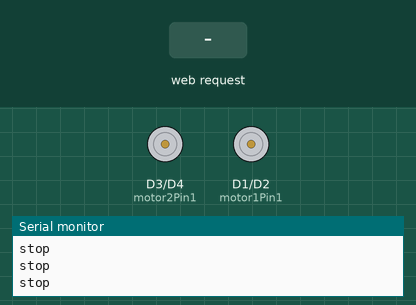
The sketch below on a simulated ESP8266 (NodeMCU). On the bench: motor-driver pin pairs drawn as motors (green arrow = first pin HIGH = forward, orange = second pin HIGH = backward, longer = more drive), the last lines printed to the serial monitor. Inputs (shaded band) come from the test bench. WiFi joins after 1.5 s; servers stay silent unless stated.

Above: at 3.3 s.
3.4 s: HTTP request GET /left received
At 3.8 s:
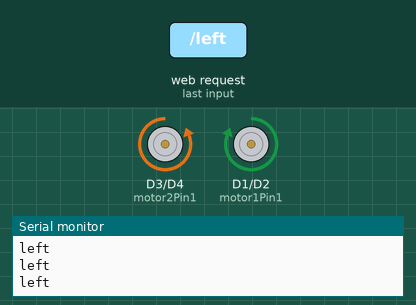
4.9 s: HTTP request GET /forward received
At 6.1 s:
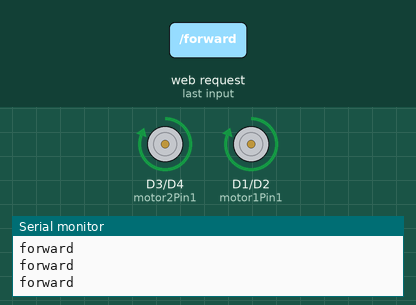
6.4 s: HTTP request GET /right received
At 7.6 s:
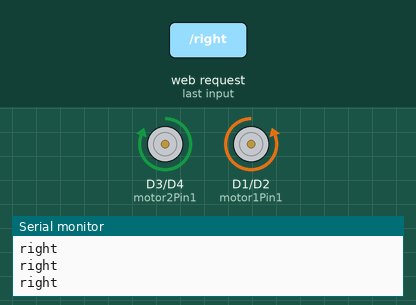
7.9 s: HTTP request GET /backward received
At 8.8 s:
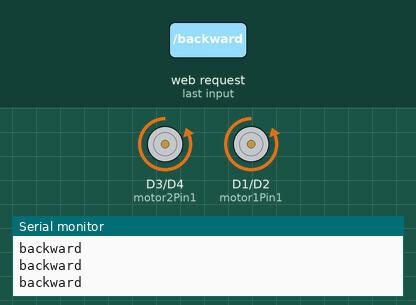
Timing chart, 0 to 10.4 s (numbered marks = the images above; inputs shaded):
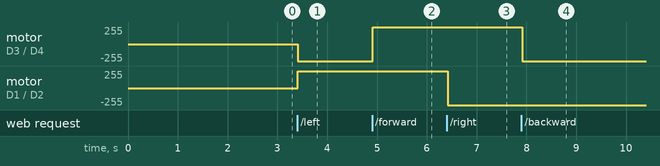

Measured:
- after the input at 3.4 s, motor on D3 (motor2Pin1) / D4 (motor2Pin2): stopped → backward 255/255 at once; motor on D1 (motor1Pin1) / D2 (motor1Pin2): stopped → forward 255/255 at once
- after the input at 4.9 s, motor on D3 (motor2Pin1) / D4 (motor2Pin2): backward 255/255 → forward 255/255 at once
- after the input at 6.4 s, motor on D1 (motor1Pin1) / D2 (motor1Pin2): forward 255/255 → backward 255/255 at once
- after the input at 7.9 s, motor on D3 (motor2Pin1) / D4 (motor2Pin2): forward 255/255 → backward 255/255 at once

The sketch:

my_new_car_updated_1_1.ino
```cpp
#include <ESP8266WiFi.h>
#include <ESP8266WebServer.h>

/* Put your SSID & Password */
const char *ssid = "realme 3 Pro";   // Enter SSID here
const char *password = "pineapple";  // Enter Password here

/* Put IP Address details */
// IPAddress local_ip(192, 168, 1, 1);
// IPAddress gateway(192, 168, 1, 1);
// IPAddress subnet(255, 255, 255, 0);

ESP8266WebServer server(80);

// Motor Pins
const int motor1Pin1 = D1;  // Motor right input 1
const int motor1Pin2 = D2;  // Motor right input 2
const int motor2Pin1 = D3;  // Motor left input 1
const int motor2Pin2 = D4;  // Motor left input 2
                            // const int enablePin1 = D5;  // Motor 1 enable pin
// const int enablePin2 = D6;  // Motor 2 enable pin

bool LED1status = LOW;
bool LED2status = LOW;
bool LED3status = LOW;
bool LED4status = LOW;
bool LED5status = LOW;


// Function to move the car forward
void moveForward() {
  digitalWrite(motor1Pin1, HIGH);
  digitalWrite(motor1Pin2, LOW);
  digitalWrite(motor2Pin1, HIGH);
  digitalWrite(motor2Pin2, LOW);
  Serial.println("forward");
  // delay(50);
  // analogWrite(enablePin1, 255);  // Set motor 1 speed to maximum
  // analogWrite(enablePin2, 255);  // Set motor 2 speed to maximum
}
// Function to move the car backward
void moveBackward() {
  digitalWrite(motor1Pin1, LOW);
  digitalWrite(motor1Pin2, HIGH);
  digitalWrite(motor2Pin1, LOW);
  digitalWrite(motor2Pin2, HIGH);
  Serial.println("backward");
  // delay(50);
  // stopCar();
  // delay(50);
  // analogWrite(enablePin1, 255);  // Set motor 1 speed to maximum
  // analogWrite(enablePin2, 255);  // Set motor 2 speed to maximum
}
// Function to move the car right
void moveRight() {
  digitalWrite(motor1Pin1, LOW);
  digitalWrite(motor1Pin2, HIGH);
  digitalWrite(motor2Pin1, HIGH);
  digitalWrite(motor2Pin2, LOW);
  // delay(50);
  // stopCar();
  // delay(50);
  Serial.println("right");
  // analogWrite(enablePin1, 255);  // Set motor 1 speed to maximum
  // analogWrite(enablePin2, 255);  // Set motor 2 speed to maximum
}
// Function to move the car left
void moveLeft() {
  digitalWrite(motor1Pin1, HIGH);
  digitalWrite(motor1Pin2, LOW);
  digitalWrite(motor2Pin1, LOW);
  digitalWrite(motor2Pin2, HIGH);
  // delay(50);
  // stopCar();
  // delay(50);
  Serial.println("left");
  // analogWrite(enablePin1, 255);  // Set motor 1 speed to maximum
  // analogWrite(enablePin2, 255);  // Set motor 2 speed to maximum
}
// Function to stop the car
void stopCar() {
  digitalWrite(motor1Pin1, LOW);
  digitalWrite(motor1Pin2, LOW);
  digitalWrite(motor2Pin1, LOW);
  digitalWrite(motor2Pin2, LOW);
  Serial.println("stop");
  // analogWrite(enablePin1, 0);  // Set motor 1 speed to 0
  // analogWrite(enablePin2, 0);  // Set motor 2 speed to 0
}

void setup() {
  Serial.begin(9600);
  // Set motor control pins as output
  pinMode(motor1Pin1, OUTPUT);
  pinMode(motor1Pin2, OUTPUT);
  pinMode(motor2Pin1, OUTPUT);
  pinMode(motor2Pin2, OUTPUT);
  // pinMode(enablePin1, OUTPUT);
  // pinMode(enablePin2, OUTPUT);

  // Initialize motors to stop
  stopCar();

  WiFi.begin(ssid, password);
  while (WiFi.status() != WL_CONNECTED) {
    delay(1000);
    Serial.print(".");
  }
  Serial.println("");
  Serial.println("wifi connected...!");
  Serial.print("got ip: ");
  Serial.print(WiFi.localIP());
  delay(100);

  server.on("/", handle_OnConnect);
  server.on("/left", handle_left);
  server.on("/forward", handle_forward);
  server.on("/right", handle_right);
  server.on("/stop", handle_stop);
  server.on("/backward", handle_backward);
  server.onNotFound(handle_NotFound);

  server.begin();
  Serial.println("HTTP server started");
}
void loop() {
  server.handleClient();
  if (LED1status) {
    moveForward();
  } else if (LED2status) {
    moveBackward();
  } else if (LED3status) {
    moveLeft();
  } else if (LED4status) {
    moveRight();
  } else {
    stopCar();
  }
}

void handle_OnConnect() {
  LED5status = HIGH;
  LED1status = LOW;
  LED2status = LOW;
  LED3status = LOW;
  LED4status = LOW;
  Serial.println("stop");
  server.send(200, "text/html", SendHTML());
}

void handle_left() {

  LED3status = HIGH;
  LED5status = LOW;
  LED2status = LOW;
  LED1status = LOW;
  LED4status = LOW;
  Serial.println("Left");
  server.send(200, "text/html", SendHTML());
}

void handle_forward() {
  LED1status = HIGH;
  LED5status = LOW;
  LED2status = LOW;
  LED3status = LOW;
  LED4status = LOW;
  Serial.println("forward");
  server.send(200, "text/html", SendHTML());
}

void handle_right() {
  LED4status = HIGH;
  LED1status = LOW;
  LED2status = LOW;
  LED3status = LOW;
  LED5status = LOW;
  Serial.println("Right");
  server.send(200, "text/html", SendHTML());
}

void handle_backward() {
  LED2status = HIGH;
  LED1status = LOW;
  LED5status = LOW;
  LED3status = LOW;
  LED4status = LOW;
  Serial.println("backward");
  server.send(200, "text/html", SendHTML());
}

void handle_stop() {
  LED5status = HIGH;
  LED1status = LOW;
  LED2status = LOW;
  LED3status = LOW;
  LED4status = LOW;
  Serial.println("stop");
  server.send(200, "text/html", SendHTML());
}

void handle_NotFound() {
  server.send(404, "text/plain", "Not found");
}

String SendHTML() {
  String ptr = "<!DOCTYPE html> <html>\n";
  ptr += "<head><meta name=\"viewport\" content=\"width=device-width, initial-scale=1.0, user-scalable=no\">\n";
  ptr += "<title>CAR Control</title>\n";
  ptr += "<style>html { font-family: Helvetica; display: inline-block; margin: 0px auto; text-align: center;}\n";
  ptr += "body{margin-top: 50px;} h1 {color: #444444;margin: 50px auto 30px;} h3 {color: #444444;margin-bottom: 50px;}\n";
  ptr += ".button {display: block;width: 80px;background-color: #1abc9c;border: none;color: white;padding: 13px 30px;text-decoration: none;font-size: 25px;margin: 0px auto 35px;cursor: pointer;border-radius: 4px;}\n";
  ptr += ".button-mid {display:inline ;width: 80px;background-color: #1abc9c;border: none;color: white;padding: 13px 30px;text-decoration: none;font-size: 25px;margin: 20px;margin-bottom: 25px;margin-top: 25px; auto 35px;cursor: pointer;border-radius: 4px;}\n";
  ptr += ".button-off {background-color: #34495e;}\n";
  ptr += ".button-off:active {background-color: #2c3e50;}\n";
  ptr += "p {font-size: 14px;color: #888;margin-bottom: 10px;}\n";
  ptr += "</style>\n";
  ptr += "   <script>\n";
  ptr += "  function sendLinkForward()\n";
  ptr += "   {\n";
  ptr += "   window.location.href = \"/forward\"; \n";
  ptr += "   }\n";
  ptr += "   function sendLinkBackWard()\n";
  ptr += "  {\n";
  ptr += "    window.location.href = \"/backward\"; \n";
  ptr += "   }\n";
  ptr += "   function sendLinkLeft()\n";
  ptr += "   {\n";
  ptr += "    window.location.href = \"/left\"; \n";
  ptr += "   }\n";
  ptr += "   function sendLinkLeft()\n";
  ptr += "   {\n";
  ptr += "    window.location.href = \"/right\"; \n";
  ptr += "   }\n";
  ptr += "   function sendLinkStop()\n";
  ptr += "   {\n";
  ptr += "    window.location.href = \"/stop\"; \n";
  ptr += "   }\n";
  ptr += "   </script>\n";
  ptr += "</head>\n";
  ptr += "<body>\n";
  ptr += "<h1>ESp3288 car control</h1>\n";
  ptr += "<a class=\"button button-off\"     onclick=\"sendLinkForward()\" onmouseleave=\"sendLinkStop()\" href=\"/forward\">forward</a>\n";
  ptr += "<a class=\"button-mid button-off\" onclick=\"sendLinkLeft()\" onmouseleave=\"sendLinkStop()\" href=\"/left\">left</a>\n";
  ptr += "<a class=\"button-mid button-off\" href=\"/stop\">stop</a>\n";
  ptr += "<a class=\"button-mid button-off\" onclick=\"sendLinkBackWard()\" onmouseleave=\"sendLinkStop()\" href=\"/right\">right</a>\n";
  ptr += "<p>.</p>\n";
  ptr += "<a class=\"button button-off\" href=\"/backward\">backward</a>\n";


  // ptr += "<a class=\"button button-off\"     ontouchstart=\"sendLinkForward()\" ontouchend=\"sendLinkStop()\" href=\"/forward\">forward</a>\n";
  // ptr += "<a class=\"button-mid button-off\" ontouchstart=\"sendLinkLeft()\" ontouchend=\"sendLinkStop()\" href=\"/left\">left</a>\n";
  // ptr += "<a class=\"button-mid button-off\" href=\"/stop\">stop</a>\n";
  // ptr += "<a class=\"button-mid button-off\" ontouchstart=\"sendLinkBackWard()\" ontouchend=\"sendLinkStop()\" href=\"/right\">right</a>\n";
  // ptr += "<p>.</p>\n";
  // ptr += "<a class=\"button button-off\" href=\"/backward\">backward</a>\n";

  ptr += "</body>\n";
  ptr += "</html>\n";
  return ptr;
}
```
